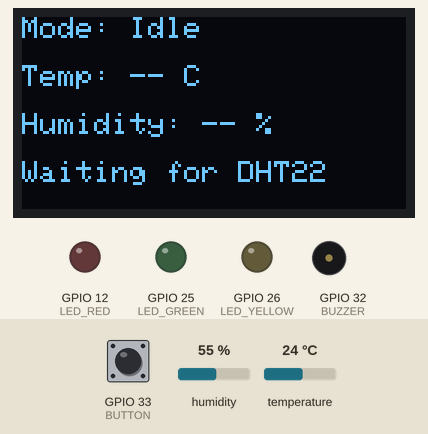
The program below on a simulated ESP32. Parts: 128×64 one-colour display, output pins drawn as LEDs (lit = HIGH), buzzer (waves = sounding, pin HIGH). Dashed ring = blinking. Inputs (shaded band) come from the test bench; at power-on: temperature 24 °C, GPIO 33 (BUTTON) HIGH, humidity 55 %. WiFi joins after 1.5 s; servers stay silent unless stated; uploads are accepted with an empty reply; not simulated (calls return 0 or success): secrets.h; what the program prints to the serial monitor is not drawn.

Above: at 1.4 s.
1.5 s: temperature set to 39.4 °C
At 2.7 s:
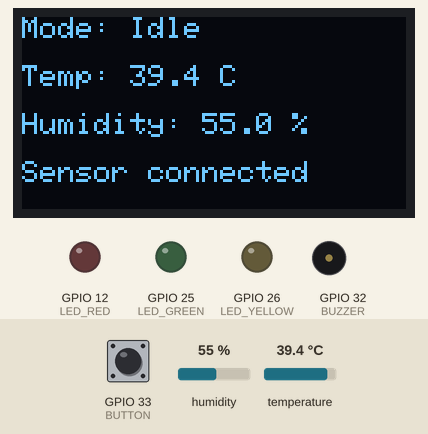
3.5 s: temperature set to 40.3 °C
At 6.25 s:
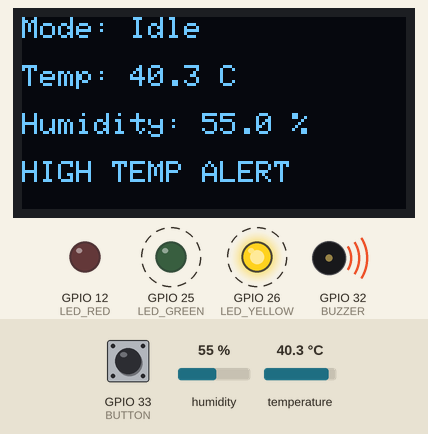
7.8 s: GPIO 33 (BUTTON) pulled LOW for 0.15 s
At 8.5 s:
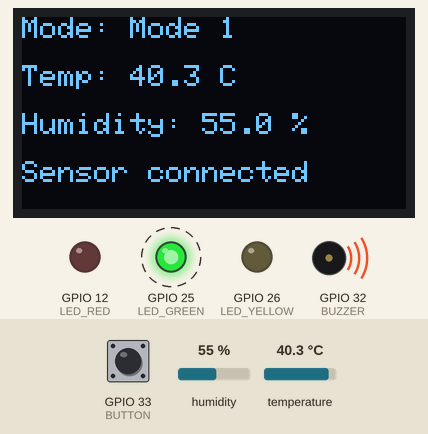
12.4 s: GPIO 33 (BUTTON) pulled LOW for 3.2 s
At 16.05 s:
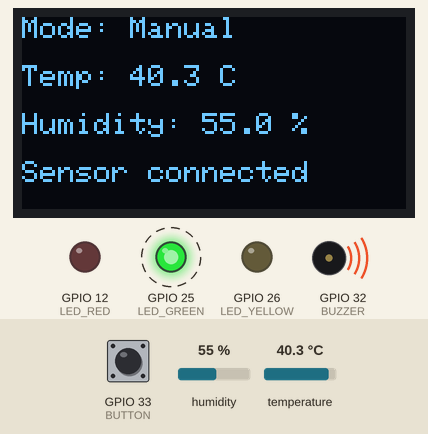
16.2 s: temperature set to 37.5 °C
At 18.65 s:
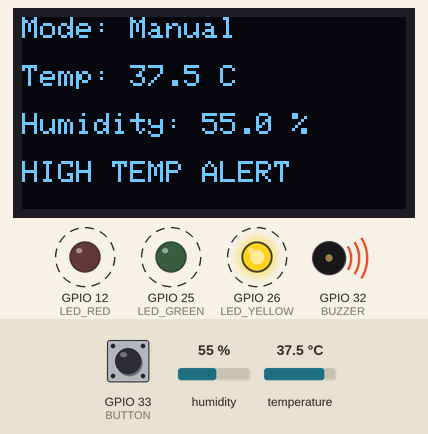
19.2 s: temperature set to 36.6 °C
At 23.7 s:
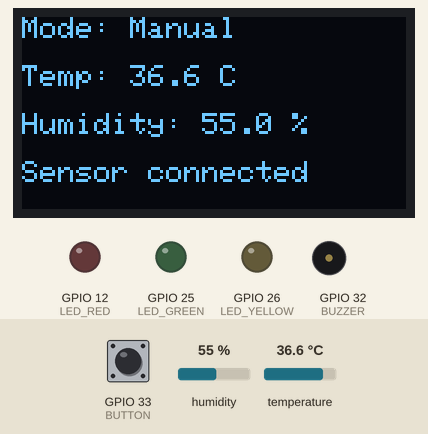
Timing chart, 0 to 24.9 s (numbered marks = the images above; inputs shaded):
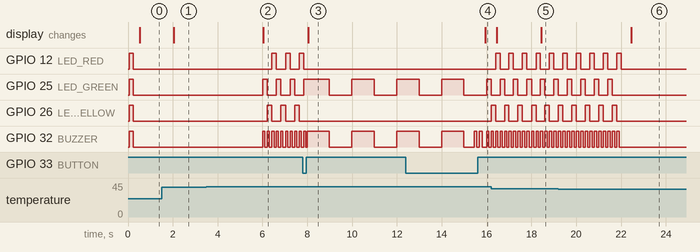

Measured:
- the behaviour switches between 39.9 and 40 °C on temperature (found by bisection; images 1 and 2)
- the behaviour switches between 37.1 and 37 °C on temperature (found by bisection; images 5 and 6)
- after the input at 1.5 s, the display: changes after 0.53 s (image 1)
- after the input at 3.5 s, GPIO 12 (LED_RED): alternates HIGH for 0.20 s and LOW for 0.41 s, starting after 2.9 s; GPIO 25 (LED_GREEN): alternates HIGH for 0.20 s and LOW for 0.41 s, starting after 2.5 s
- after the input at 7.8 s, GPIO 12 (LED_RED): goes on until 7.8 s, then stays LOW; GPIO 25 (LED_GREEN): alternates HIGH for 1.0 s and LOW for 1.0 s, starting after 1.2 s; GPIO 26 (LED_YELLOW): stops changing and stays LOW; the display: changes after 0.23 s (image 3)
- after the input at 12.4 s, the display: changes after 3.5 s (image 4)
- after the input at 16.2 s, the display: first differs from a run without the input after 2.2 s (image 5)
- after the input at 19.2 s, GPIO 12 (LED_RED): goes on until 22.0 s, then stays LOW; GPIO 25 (LED_GREEN): goes on until 21.6 s, then stays LOW; GPIO 26 (LED_YELLOW): goes on until 21.8 s, then stays LOW; GPIO 32 (BUZZER): goes on until 21.9 s, then stays LOW; the display: changes after 3.3 s (image 6)

The program:

main.cpp
```cpp
/*
  Battery-powered Mode Blinker + Temp/Humidity Monitor
  Board:   ESP32-WROOM DevKit (3.3 V logic)
  Pins:    Buzzer=G32, Button=G33, LED1=G25, LED2=G26, LED3=G12,
           DHT22 data=G13, OLED SDA=G14, OLED SCL=G27   (all on the LEFT pin column)
  Library: "DHT sensor library" by Adafruit (+ "Adafruit Unified Sensor")

  Slide switch  -> in the battery + line (hardware only)
  Push button   -> G33 to GND (uses internal pull-up)

  SHORT PRESS (normal):
    Idle -> Mode 1 (1 s) -> Mode 2 (0.5 s) -> Mode 3 (0.25 s) -> Idle ...
    Mode 1 blinks LED 1 (green, G25) + buzzer
    Mode 2 blinks LED 2 (yellow, G26) + buzzer
    Mode 3 blinks LED 3 (red, G12) + buzzer

  LONG PRESS (hold ~3 s):
    Enters MANUAL mode (modes 1-3 disabled). A confirmation double-beep plays.
    In manual mode every short press toggles ALL 3 LEDs + buzzer ON / OFF.
    Long press again to leave manual mode and return to Idle.

  TEMPERATURE ALERT (Idle and Manual modes):
    If the DHT22 reads TEMP_ALERT_C (40 C) or higher while in Idle or Manual,
    the LEDs light in rotation (LED 1 -> LED 2 -> LED 3 -> repeat) and the
    buzzer beeps on every step as an alarm. It stops when the
    temperature drops to TEMP_CLEAR_C (37 C) or below, then the LEDs/buzzer
    return to the prior state (off in Idle, or the selected state in Manual).

  Temperature/humidity is printed to the Serial Monitor every 2 s.

  DASHBOARD: readings, the current mode and the alert state are also sent over
  Wi-Fi to the Laravel dashboard (every 5 s, and instantly when the mode or alert
  changes). Fill in WIFI_SSID, WIFI_PASS, SERVER_URL and API_KEY below.
*/

#include <DHT.h>
#include <WiFi.h>
#include <HTTPClient.h>
#include <WiFiClientSecure.h>
#include <Wire.h>
#include <Adafruit_GFX.h>
#include <Adafruit_SSD1306.h>
#include <ArduinoJson.h>
#include "secrets.h"

// ---------- Pins ----------
#define DHTPIN      13
#define DHTTYPE     DHT22      // or DHT11
#define LED_GREEN   25
#define LED_YELLOW  26
#define LED_RED     12     // LED 3. G12 must be LOW at boot: LED + resistor to GND is fine
#define BUZZER      32
#define BUTTON      33
#define I2C_SDA     14     // OLED SDA
#define I2C_SCL     27     // OLED SCL

// ---------- OLED 0.96" 128x64 (I2C, address 0x3C) ----------
Adafruit_SSD1306 oled(128, 64, &Wire, -1);
bool oledOk = false;
uint8_t oledAddress = 0;
unsigned long lastOled = 0;

// ---------- Wi-Fi + dashboard (EDIT THESE) ----------
// The ESP32 only works on 2.4 GHz Wi-Fi.
const String SERVER_BASE = SERVER_BASE_URL;
const String READING_URL = SERVER_BASE + "/api/device/reading";
const String COMMAND_URL = SERVER_BASE + "/api/device/command";
const bool USE_HTTPS = SERVER_BASE.startsWith("https://");
const unsigned long SEND_MS = 5000;  // send every 5 s, and instantly on a mode/alert change

// ---------- Timing ----------
const unsigned long DEBOUNCE_MS   = 40;
const unsigned long LONG_PRESS_MS = 3000;           // hold time for manual mode
const unsigned long BLINK_MS[3]   = {1000, 500, 250};
const unsigned long DHT_MS        = 2000;

// ---------- Temperature alert (Idle and Manual modes) ----------
const float TEMP_ALERT_C = 40.0;                    // alarm starts at/above this
const float TEMP_CLEAR_C = 37.0;                    // alarm stops at/below this
const unsigned long ALERT_STEP_MS = 200;            // time each LED stays lit
const unsigned long ALERT_BEEP_MS = 100;            // beep length at each step

enum Mode { IDLE, BLINK1, BLINK2, BLINK3, MANUAL };
Mode mode = IDLE;

DHT dht(DHTPIN, DHTTYPE);

// Output state
bool outputsOn = false;
unsigned long lastBlink = 0;
unsigned long lastDht = 0;

// Manual mode / alert state
bool manualOn = false;            // what the button last set in manual mode
bool tempAlert = false;           // true while the over-temperature alarm is active
unsigned long lastAlertBlink = 0;
int alertStep = 0;                // 0 = LED 1, 1 = LED 2, 2 = LED 3

// Hand-off from the main loop to the network task
float lastT = NAN, lastH = NAN;
bool  hasReading = false;
bool  forceSend = false;
unsigned long lastSend = 0;
String outbox = "";
volatile bool outboxReady = false;

// Dashboard commands are received by the network task and applied in loop().
const unsigned long COMMAND_POLL_MS = 1000;
volatile bool commandPending = false;
volatile int pendingMode = IDLE;
volatile bool pendingOutputs = false;
volatile uint32_t pendingVersion = 0;
uint32_t appliedVersion = UINT32_MAX;

// Button state
bool lastReading = HIGH;          // HIGH = released (pull-up)
bool stableState = HIGH;
unsigned long lastChange = 0;
unsigned long pressStart = 0;
bool longHandled = false;

// Which LED(s) are used depends on the current mode:
//   Mode 1 -> LED 1 (green)   Mode 2 -> LED 2 (yellow)
//   Mode 3 -> LED 3 (red)     Manual -> all LEDs
void setOutputs(bool on) {
  outputsOn = on;
  digitalWrite(LED_GREEN,  on && (mode == BLINK1 || mode == MANUAL));
  digitalWrite(LED_YELLOW, on && (mode == BLINK2 || mode == MANUAL));
  digitalWrite(LED_RED,    on && (mode == BLINK3 || mode == MANUAL));
  digitalWrite(BUZZER,     on);
}

// Alarm pattern: light one LED at a time (1 -> 2 -> 3) with a beep
void alertShowStep(int step) {
  digitalWrite(LED_GREEN,  step == 0);
  digitalWrite(LED_YELLOW, step == 1);
  digitalWrite(LED_RED,    step == 2);
  digitalWrite(BUZZER, HIGH);
}

void confirmBeep() {
  for (int i = 0; i < 2; i++) {
    digitalWrite(BUZZER, HIGH);
    delay(120);
    digitalWrite(BUZZER, LOW);
    delay(120);
  }
}

void startMode(Mode m) {
  mode = m;
  if (m != IDLE && m != MANUAL) tempAlert = false; // enabled only in Idle/Manual
  manualOn = false;
  forceSend = true;                // tell the dashboard about the new mode right away
  lastBlink = millis();
  if (m >= BLINK1 && m <= BLINK3) {
    setOutputs(true);              // start with ON right away
  } else {
    setOutputs(false);
  }
  Serial.print("Mode: ");
  Serial.println(m == IDLE ? "IDLE" : m == MANUAL ? "MANUAL" : String(m));
}

void onShortPress() {
  if (mode == MANUAL) {
    manualOn = !manualOn;          // toggle on/off
    if (!tempAlert) setOutputs(manualOn);   // during an alarm, the alarm owns the outputs
  } else if (mode == BLINK3) {
    startMode(IDLE);
  } else {
    startMode((Mode)(mode + 1));   // IDLE->1->2->3
  }
}

void onLongPress() {
  if (mode == MANUAL) {
    confirmBeep();
    startMode(IDLE);
  } else {
    mode = MANUAL;                 // so all 3 LEDs flash with the beep
    confirmBeep();
    startMode(MANUAL);
  }
}

void handleButton() {
  bool reading = digitalRead(BUTTON);
  unsigned long now = millis();

  if (reading != lastReading) {
    lastChange = now;
    lastReading = reading;
  }

  if ((now - lastChange) > DEBOUNCE_MS && reading != stableState) {
    stableState = reading;
    if (stableState == LOW) {              // pressed
      pressStart = now;
      longHandled = false;
    } else {                               // released
      if (!longHandled) onShortPress();
    }
  }

  // Held long enough -> long press (fires while still held)
  if (stableState == LOW && !longHandled && (now - pressStart) >= LONG_PRESS_MS) {
    longHandled = true;
    onLongPress();
  }
}

void handleBlink() {
  if (mode >= BLINK1 && mode <= BLINK3) {
    unsigned long interval = BLINK_MS[mode - BLINK1];
    if (millis() - lastBlink >= interval) {
      lastBlink = millis();
      setOutputs(!outputsOn);
    }
  }
}

void handleSensor() {
  if (millis() - lastDht >= DHT_MS) {
    lastDht = millis();
    float h = dht.readHumidity();
    float t = dht.readTemperature();
    if (isnan(h) || isnan(t)) {
      Serial.println("Sensor read failed - check wiring");
    } else {
      Serial.print("Temp: ");  Serial.print(t);
      Serial.print(" C  Humidity: "); Serial.print(h);
      Serial.println(" %");
      lastT = t; lastH = h; hasReading = true;

      // Temperature alert is enabled in Idle and Manual, but not blink modes.
      if (mode == IDLE || mode == MANUAL) {
        if (!tempAlert && t >= TEMP_ALERT_C) {
          tempAlert = true;
          lastAlertBlink = millis();
          alertStep = 0;
          alertShowStep(alertStep);
          forceSend = true;
          Serial.println("ALERT: temperature too high!");
        } else if (tempAlert && t <= TEMP_CLEAR_C) {
          tempAlert = false;
          setOutputs(mode == MANUAL && manualOn); // restore Manual state, or stay off in Idle
          forceSend = true;
          Serial.println("Alert cleared");
        }
      }
    }
  }
}

void handleAlert() {
  if ((mode == IDLE || mode == MANUAL) && tempAlert) {
    unsigned long elapsed = millis() - lastAlertBlink;
    if (elapsed >= ALERT_STEP_MS) {
      lastAlertBlink = millis();
      alertStep = (alertStep + 1) % 3;   // next LED in the rotation
      alertShowStep(alertStep);
    } else if (elapsed >= ALERT_BEEP_MS) {
      digitalWrite(BUZZER, LOW);         // short beep, then silence until next step
    }
  }
}

const char* modeName() {
  switch (mode) {
    case BLINK1: return "MODE1";
    case BLINK2: return "MODE2";
    case BLINK3: return "MODE3";
    case MANUAL: return "MANUAL";
    default:     return "IDLE";
  }
}

// Main loop: prepare the JSON message (fast, never blocks)
void handleNetwork() {
  if (!hasReading || outboxReady) return;
  if (!forceSend && millis() - lastSend < SEND_MS) return;
  lastSend = millis();
  forceSend = false;
  char buf[128];
  snprintf(buf, sizeof(buf),
           "{\"temperature\":%.1f,\"humidity\":%.1f,\"mode\":\"%s\",\"alert\":%s,\"outputs_on\":%s}",
           lastT, lastH, modeName(), tempAlert ? "true" : "false", manualOn ? "true" : "false");
  outbox = buf;
  outboxReady = true;
}

// Background network task polls dashboard commands and posts sensor readings.
void netTask(void*) {
  unsigned long lastPoll = 0;
  for (;;) {
    if (WiFi.status() != WL_CONNECTED) {
      outboxReady = false;
      vTaskDelay(1000 / portTICK_PERIOD_MS);
      continue;
    }

    if (millis() - lastPoll >= COMMAND_POLL_MS) {
      lastPoll = millis();
      WiFiClient plain;
      WiFiClientSecure secure;
      HTTPClient http;
      bool ok = USE_HTTPS ? (secure.setInsecure(), http.begin(secure, COMMAND_URL))
                          : http.begin(plain, COMMAND_URL);
      if (ok) {
        http.setTimeout(2500);
        http.addHeader("Accept", "application/json");
        http.addHeader("X-API-KEY", DEVICE_API_KEY);
        int code = http.GET();
        if (code == HTTP_CODE_OK) {
          JsonDocument doc;
          DeserializationError err = deserializeJson(doc, http.getString());
          uint32_t version = doc["version"] | 0;
          const char* requested = doc["mode"] | "IDLE";
          int requestedMode = IDLE;
          if (!strcmp(requested, "MODE1")) requestedMode = BLINK1;
          else if (!strcmp(requested, "MODE2")) requestedMode = BLINK2;
          else if (!strcmp(requested, "MODE3")) requestedMode = BLINK3;
          else if (!strcmp(requested, "MANUAL")) requestedMode = MANUAL;
          if (!err && version != appliedVersion) {
            pendingMode = requestedMode;
            pendingOutputs = doc["outputs_on"] | false;
            pendingVersion = version;
            commandPending = true;
          }
        } else {
          Serial.printf("Dashboard GET -> %d\n", code);
        }
        http.end();
      }
    }

    if (outboxReady) {
      String body = outbox;
      outboxReady = false;
      WiFiClient plain;
      WiFiClientSecure secure;
      HTTPClient http;
      bool ok = USE_HTTPS ? (secure.setInsecure(), http.begin(secure, READING_URL))
                          : http.begin(plain, READING_URL);
      if (ok) {
        http.setTimeout(4000);
        http.addHeader("Content-Type", "application/json");
        http.addHeader("Accept", "application/json");
        http.addHeader("X-API-KEY", DEVICE_API_KEY);
        int code = http.POST(body);
        Serial.printf("Dashboard POST -> %d\n", code);
        http.end();
      }
    }
    vTaskDelay(100 / portTICK_PERIOD_MS);
  }
}

// Apply network commands in the main loop so output state has one owner.
void applyDashboardCommand() {
  if (!commandPending) return;
  int requested = pendingMode;
  bool requestedOutputs = pendingOutputs;
  uint32_t version = pendingVersion;
  commandPending = false;
  if (version == appliedVersion) return;
  appliedVersion = version;

  Mode next = (Mode)requested;
  bool enteringOrLeavingManual = (mode == MANUAL) != (next == MANUAL);
  if (enteringOrLeavingManual) confirmBeep();
  startMode(next);
  if (next == MANUAL) {
    manualOn = requestedOutputs;
    if (!tempAlert) setOutputs(manualOn);
  }
  Serial.printf("Applied dashboard command version %lu\n", (unsigned long)version);
}

// Shows the current mode, temperature and humidity on the OLED.
void handleOled() {
  if (!oledOk || millis() - lastOled < 500) return;
  lastOled = millis();
  oled.clearDisplay();
  oled.setTextColor(SSD1306_WHITE);
  oled.setTextSize(1);
  oled.setCursor(0, 0);
  oled.print("Mode: ");
  if (mode == BLINK1) oled.println("Mode 1");
  else if (mode == BLINK2) oled.println("Mode 2");
  else if (mode == BLINK3) oled.println("Mode 3");
  else if (mode == MANUAL) oled.println("Manual");
  else oled.println("Idle");

  oled.setCursor(0, 16);
  oled.print("Temp: ");
  if (hasReading) { oled.print(lastT, 1); oled.println(" C"); }
  else oled.println("-- C");

  oled.setCursor(0, 32);
  oled.print("Humidity: ");
  if (hasReading) { oled.print(lastH, 1); oled.println(" %"); }
  else oled.println("-- %");

  oled.setCursor(0, 48);
  if (tempAlert) oled.print("HIGH TEMP ALERT");
  else if (!hasReading) oled.print("Waiting for DHT22");
  else oled.print("Sensor connected");
  oled.display();
}

void setup() {
  Serial.begin(115200);
  pinMode(LED_GREEN,  OUTPUT);
  pinMode(LED_YELLOW, OUTPUT);
  pinMode(LED_RED,    OUTPUT);
  pinMode(BUZZER,     OUTPUT);
  pinMode(BUTTON, INPUT_PULLUP);
  dht.begin();

  // Scan the configured I2C pins before initializing the OLED. A successful
  // SSD1306 begin() only confirms buffer allocation, not that a display replied.
  Wire.begin(I2C_SDA, I2C_SCL);
  Wire.setClock(100000);
  const uint8_t possibleAddresses[] = {0x3C, 0x3D};
  for (uint8_t address : possibleAddresses) {
    Wire.beginTransmission(address);
    if (Wire.endTransmission() == 0) {
      oledAddress = address;
      break;
    }
  }

  if (oledAddress != 0) {
    Serial.printf("I2C display responded at 0x%02X\n", oledAddress);
    // Wire was already started on the custom ESP32 pins above; keep those pins.
    oledOk = oled.begin(SSD1306_SWITCHCAPVCC, oledAddress, true, false);
    if (oledOk) {
      oled.clearDisplay();
      oled.setTextColor(SSD1306_WHITE);
      oled.setTextSize(1);
      oled.setCursor(0, 0);
      oled.println("ESP32 starting");
      oled.println("OLED bus OK");
      oled.display();
    } else {
      Serial.println("OLED display buffer allocation failed");
    }
  } else {
    Serial.println("No I2C device at 0x3C or 0x3D on GPIO 14/27; check OLED power, SDA, SCL and pin order");
  }

  // Wi-Fi + background network task
  WiFi.mode(WIFI_STA);
  WiFi.setAutoReconnect(true);
  WiFi.begin(WIFI_SSID, WIFI_PASS);
  xTaskCreatePinnedToCore(netTask, "net", 8192, NULL, 1, NULL, 0);

  // Power-on self-test: all three LEDs and buzzer flash/beep once.
  mode = MANUAL;
  setOutputs(true);
  delay(180);
  setOutputs(false);
  mode = IDLE;
  Serial.println("Self-test complete; mode: IDLE");
}

void loop() {
  applyDashboardCommand();
  handleButton();
  handleBlink();
  handleSensor();
  handleAlert();
  handleNetwork();
  handleOled();
}
```
